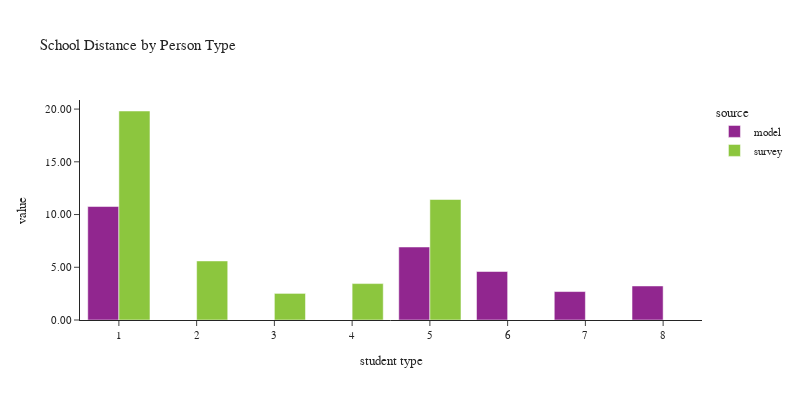

This figure's notebook cell:
### Code cell
plot_school_location(df_students, 'pptyp', 'Person Type', 'student type')

### Figure 1 — Plotly figure (JSON) as saved in the notebook; plotly's stock layout.template omitted (floating-point values rounded to 4 significant figures)
{"data": [{"alignmentgroup": "True", "customdata": [[1], [1], [1], [1], [1]], "hovertemplate": "source=model<br>pptyp=%{x}<br>value=%{y}<br>sample count=%{customdata[0]}<extra></extra>", "legendgroup": "model", "marker": {"color": "#91268F", "pattern": {"shape": ""}}, "name": "model", "offsetgroup": "model", "orientation": "v", "showlegend": true, "textposition": "auto", "type": "bar", "x": [1, 5, 6, 7, 8], "xaxis": "x", "y": [10.76, 6.921, 4.599, 2.697, 3.228], "yaxis": "y"}, {"alignmentgroup": "True", "customdata": [[1], [1], [1], [1], [1]], "hovertemplate": "source=survey<br>pptyp=%{x}<br>value=%{y}<br>sample count=%{customdata[0]}<extra></extra>", "legendgroup": "survey", "marker": {"color": "#8CC63E", "pattern": {"shape": ""}}, "name": "survey", "offsetgroup": "survey", "orientation": "v", "showlegend": true, "textposition": "auto", "type": "bar", "x": [1, 2, 3, 4, 5], "xaxis": "x", "y": [19.82, 5.6, 2.523, 3.454, 11.43], "yaxis": "y"}], "layout": {"barmode": "group", "font": {"size": 11}, "height": 400, "legend": {"title": {"text": "source"}, "tracegroupgap": 0}, "title": {"text": "School Distance by Person Type"}, "width": 800, "xaxis": {"anchor": "y", "domain": [0.0, 1.0], "title": {"text": "student type"}}, "yaxis": {"anchor": "x", "domain": [0.0, 1.0], "tickformat": ".2f", "title": {"text": "value"}}}}
